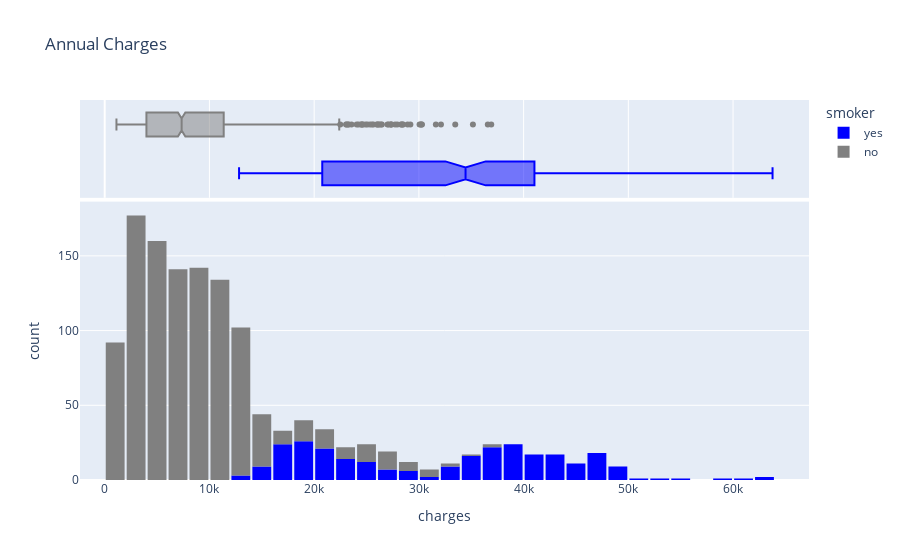

Notebook cell for this chart:
### Code cell
charges = px.histogram(medical_df, x="charges",
                       marginal = "box",
                       color = "smoker",
                       color_discrete_sequence = ['blue', 'grey'],
                       title = "Annual Charges")
charges.update_layout(bargap = 0.1)
charges.show()

### Figure 1 — Plotly figure (JSON) as saved in the notebook; plotly's stock layout.template omitted (floating-point values rounded to 4 significant figures; data arrays with more than 128 entries replaced by an {"elided": "..."} marker saying what was removed)
{"data": [{"alignmentgroup": "True", "bingroup": "x", "hovertemplate": "smoker=yes<br>charges=%{x}<br>count=%{y}<extra></extra>", "legendgroup": "yes", "marker": {"color": "blue", "pattern": {"shape": ""}}, "name": "yes", "offsetgroup": "yes", "orientation": "v", "showlegend": true, "type": "histogram", "x": {"elided": "274 float values"}, "xaxis": "x", "yaxis": "y"}, {"alignmentgroup": "True", "hovertemplate": "smoker=yes<br>charges=%{x}<extra></extra>", "legendgroup": "yes", "marker": {"color": "blue"}, "name": "yes", "notched": true, "offsetgroup": "yes", "showlegend": false, "type": "box", "x": {"elided": "274 float values"}, "xaxis": "x2", "yaxis": "y2"}, {"alignmentgroup": "True", "bingroup": "x", "hovertemplate": "smoker=no<br>charges=%{x}<br>count=%{y}<extra></extra>", "legendgroup": "no", "marker": {"color": "grey", "pattern": {"shape": ""}}, "name": "no", "offsetgroup": "no", "orientation": "v", "showlegend": true, "type": "histogram", "x": {"elided": "1064 float values"}, "xaxis": "x", "yaxis": "y"}, {"alignmentgroup": "True", "hovertemplate": "smoker=no<br>charges=%{x}<extra></extra>", "legendgroup": "no", "marker": {"color": "grey"}, "name": "no", "notched": true, "offsetgroup": "no", "showlegend": false, "type": "box", "x": {"elided": "1064 float values"}, "xaxis": "x2", "yaxis": "y2"}], "layout": {"autosize": true, "bargap": 0.1, "barmode": "relative", "legend": {"title": {"text": "smoker"}, "tracegroupgap": 0}, "title": {"text": "Annual Charges"}, "xaxis": {"anchor": "y", "autorange": true, "domain": [0, 1], "range": [-2359.0, 67250.0], "title": {"text": "charges"}, "type": "linear"}, "xaxis2": {"anchor": "y2", "autorange": true, "domain": [0, 1], "matches": "x", "range": [-2359.0, 67250.0], "showgrid": true, "showticklabels": false, "type": "linear"}, "yaxis": {"anchor": "x", "autorange": true, "domain": [0, 0.7326], "range": [0, 186.3], "title": {"text": "count"}}, "yaxis2": {"anchor": "x2", "autorange": true, "domain": [0.7426, 1], "matches": "y2", "range": [-0.5, 1.5], "showgrid": false, "showline": false, "showticklabels": false, "ticks": "", "type": "category"}}}
